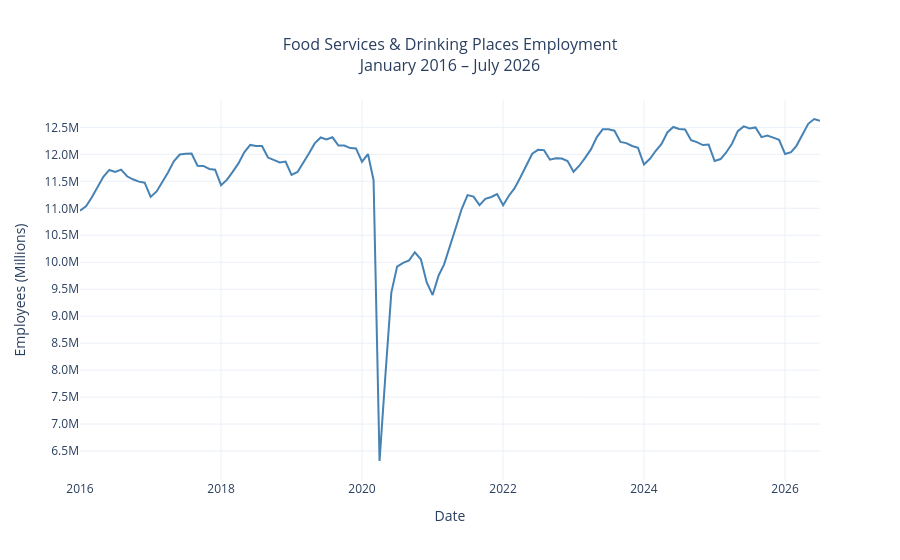

Notebook source saved alongside this figure:
### Code cell
# =============================================================================
# Section 2: Full Series
# =============================================================================

fig = go.Figure()

fig.add_trace(go.Scatter(
    x=df.index, y=df['employed'],
    mode='lines',
    name='Employed',
    line=dict(color='steelblue', width=2)
))

fig.update_layout(
    title=dict(text='Food Services & Drinking Places Employment<br>January 2016 – July 2026',
               x=0.5, font=dict(size=16)),
    xaxis_title='Date',
    yaxis_title='Employees (Millions)',
    yaxis=dict(tickformat='.1fM', tickvals=list(range(6_500_000, 13_000_000, 500_000)),
               ticktext=[f'{v/1_000_000:.1f}M' for v in range(6_500_000, 13_000_000, 500_000)]),
    hovermode='x unified',
    template='plotly_white'
)

fig.show()
